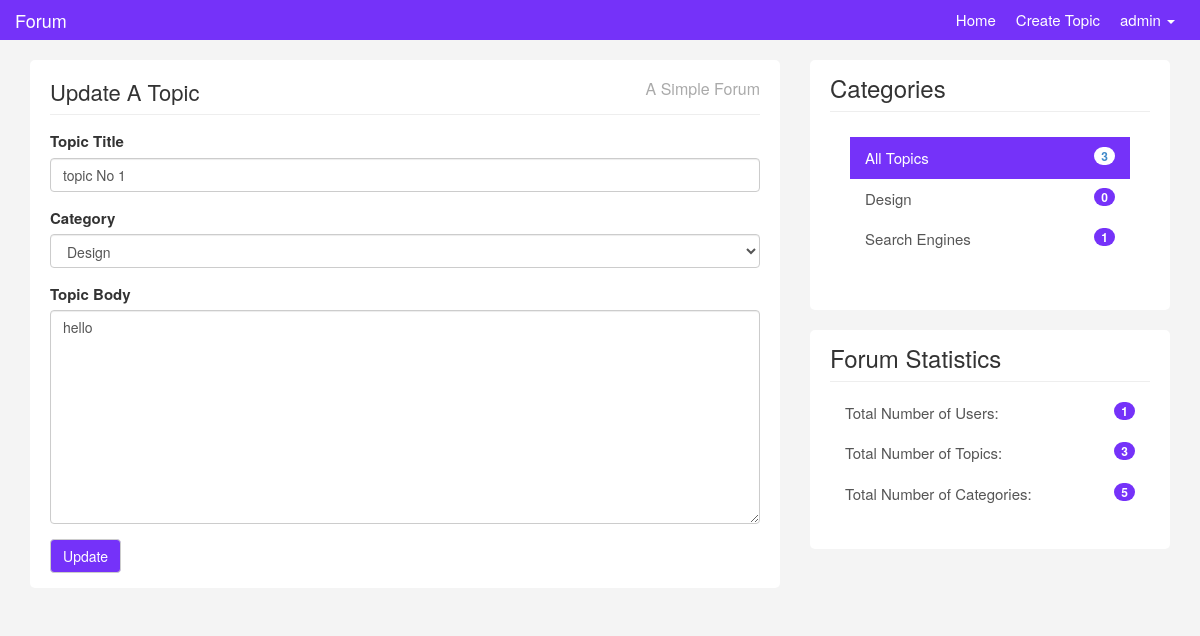
Screenshot of /topics/update.php?id=15 (signed in) with the database file from the repository.
### tables this page shows
CREATE TABLE `topics` (
  `id` int(5) NOT NULL,
  `title` varchar(200) NOT NULL,
  `category` varchar(200) NOT NULL,
  `body` text NOT NULL,
  `user_name` varchar(200) NOT NULL,
  `user_image` varchar(200) NOT NULL,
  `created_at` timestamp NOT NULL DEFAULT current_timestamp()
);

CREATE TABLE `categories` (
  `id` int(5) NOT NULL,
  `name` varchar(200) NOT NULL,
  `created_at` timestamp NOT NULL DEFAULT current_timestamp()
);

### topics/update.php (the view, shortened to what this page needs)
<?php require '../includes/header.php';  ?>
<?php require '../config/config.php';  ?>
<?php
  if(isset($_GET['id'])){
    $id = $_GET['id'];
    $select = $conn->query("SELECT * FROM topics WHERE id = '$id'");
    $select->execute();
    $topic = $select->fetch(PDO::FETCH_OBJ);
    }
?>
    <div class="container">
		<div class="row">
			<div class="col-md-8">
				<div class="main-col">
					<div class="block">
						<h1 class="pull-left">Update A Topic</h1>
						<h4 class="pull-right">A Simple Forum</h4>
						<div class="clearfix"></div>
						<hr>
						<form role="form" method="POST" action="update.php?id=<?php echo $id; ?>">
							<div class="form-group">
								<label>Topic Title</label>
								<input type="text" value="<?php echo $topic->title; ?>" class="form-control" name="title" placeholder="Enter Post Title">
							</div>
							<div class="form-group">
								<label>Category</label>
								<select name="category" class="form-control">
									<option value="Design">Design</option>
							</select>
							</div>
								<div class="form-group">
									<label>Topic Body</label>
									<textarea id="body" rows="10" cols="80" class="form-control" name="body"><?php echo $topic->body; ?></textarea>
								</div>
							<button type="submit" name="submit" class="color btn btn-default">Update</button>
						</form>
					</div>
				</div>
			</div>
<?php require '../includes/footer.php';  ?>

### includes/footer.php (shortened to what this page needs)
<?php
$topics = $conn->query("SELECT COUNT(*) AS all_topics FROM topics");
$topics->execute();
$allTopics = $topics->fetch(PDO::FETCH_OBJ);
$categories = $conn->query("SELECT categories.id AS id , categories.name AS name,
COUNT(topics.category) AS count_category FROM categories LEFT JOIN topics ON
categories.name = topics.category GROUP BY(topics.category);");
$categories->execute();
$allCategories = $categories->fetchAll(PDO::FETCH_OBJ);
$users = $conn->query("SELECT COUNT(*) AS count_users FROM users");
$users->execute();
$allUsers = $users->fetch(PDO::FETCH_OBJ);
$topics = $conn->query("SELECT COUNT(*) AS count_topics FROM topics");
$topics->execute();
$allTopics_count = $topics->fetch(PDO::FETCH_OBJ);
$categories_count = $conn->query("SELECT COUNT(*) AS categories_count FROM categories");
$categories_count->execute();
$allCategories_count = $categories_count->fetch(PDO::FETCH_OBJ);
?>
<div class="col-md-4">
	<div class="sidebar">
		<div class="block">
			<h3>Categories</h3>
			<div class="list-group block ">
				<a href="#" class="list-group-item active">All Topics <span class="badge pull-right"><?php echo $allTopics->all_topics;   ?></span></a>
				<?php foreach ($allCategories as $category) : ?>
					<a href="<?php echo APPURL; ?>/categories/show.php?name=<?php echo $category->name; ?>" class="list-group-item"><?php echo $category->name;  ?><span class="color badge pull-right"><?php echo $category->count_category ?></span></a>
				<?php endforeach; ?>
			</div>
		</div>
		<div class="block" style="margin-top: 20px;">
			<h3 class="margin-top: 40px">Forum Statistics</h3>
			<div class="list-group">
				<a href="#" class="list-group-item">Total Number of Users:<span class="color badge pull-right"><?php echo $allUsers->count_users;   ?></span></a>
				<a href="#" class="list-group-item">Total Number of Topics:<span class="color badge pull-right"><?php echo $allTopics_count->count_topics;   ?></span></a>
				<a href="#" class="list-group-item">Total Number of Categories: <span class="color badge pull-right"><?php echo $allCategories_count->categories_count;   ?></span></a>
			</div>
		</div>
	</div>
</div>
</body>
</html>

### css/custom.css (style rules this page uses)
body { padding-top: 60px; background:#f4f4f4; font-size:15px; }
a { color:#5c5b69; }
hr { margin:10px 0 15px 0; }
h3 { margin-bottom:5px; }
.block { background:#fff; border-radius:5px; padding: 15px 20px; margin-bottom:20px; }
.main-col { overflow:auto; }
.main-col h1 { font-size:22px; margin:5px 0 0 0; padding:0; }
.main-col h4 { font-size:16px; margin:5px 0 0 0; padding:0; color:#aaa; }
.sidebar .block h3 { margin:0 0 10px 0; padding-bottom:10px; border-bottom:#eee solid 1px; }
a.list-group-item.active, a.list-group-item.active:hover, a.list-group-item.active:focus { background:rgb(117, 50, 249); border-radius:0; }
.list-group-item { border:0 }
.color { background-color: rgb(117, 50, 249); color: white; }

### rows the page displays
topics: title "topic No 1", body "hello"
categories: name "Design", count_category "0"
categories: name "Search Engines", count_category "1"

### other values shown
$_SESSION['username'] "admin"
$allTopics->all_topics "3"
$allUsers->count_users "1"
$allTopics_count->count_topics "3"
$allCategories_count->categories_count "5"
